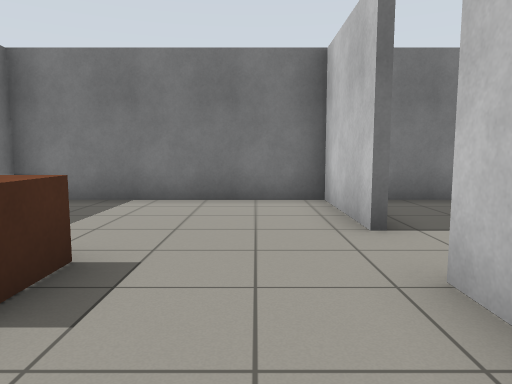
[1] (above)

16 first-person views from a walk through a robot-simulator world made for Gazebo. The camera is 0.94 m above the floor, tilts 6° down and sees 70° across. The floor is counted in squares, 1 m on a side. Each view is taken from the middle of a square. On the plan, view 1 faces up. The plan holds only what a view shows up to about 13 squares ahead; the rest is blank.

[2]
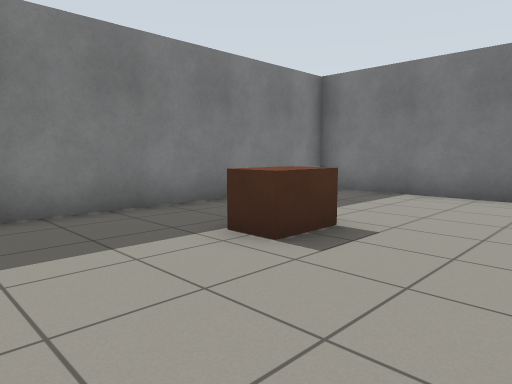

[3]
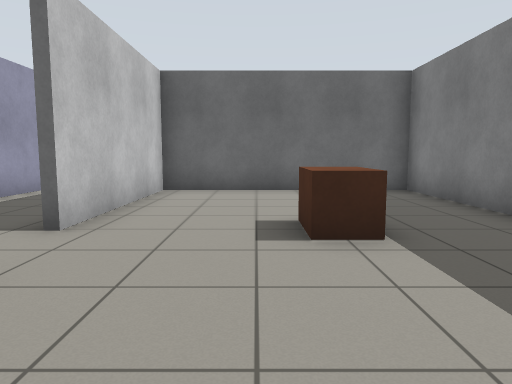

[4]
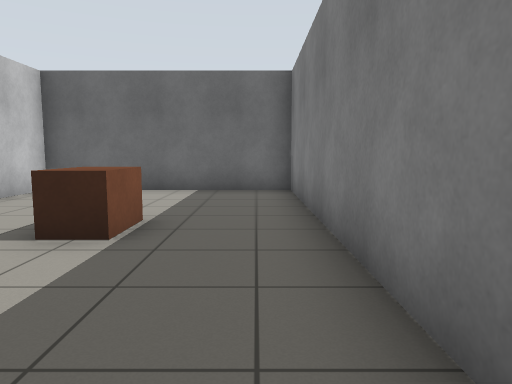

[5]
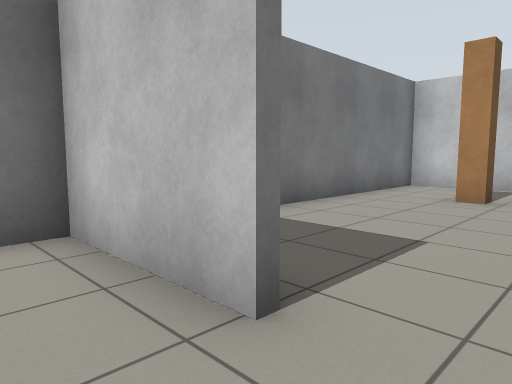

[6]
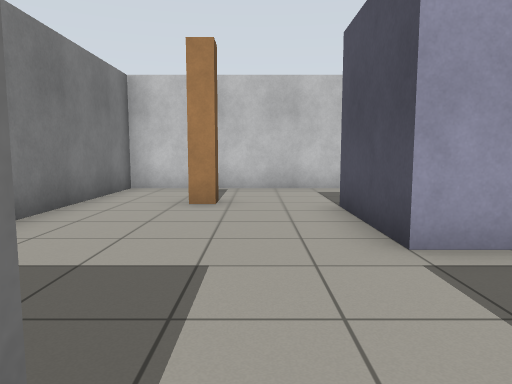

[7]
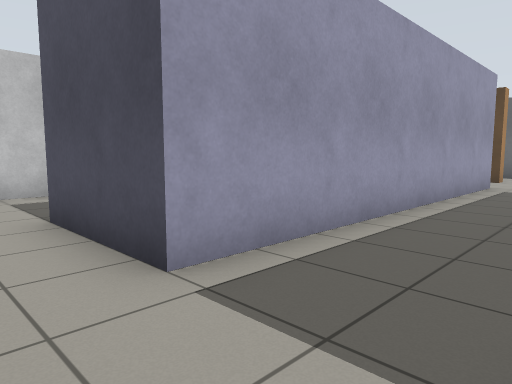

[8]
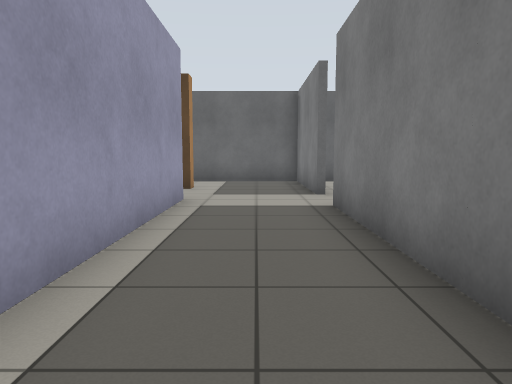

[9]
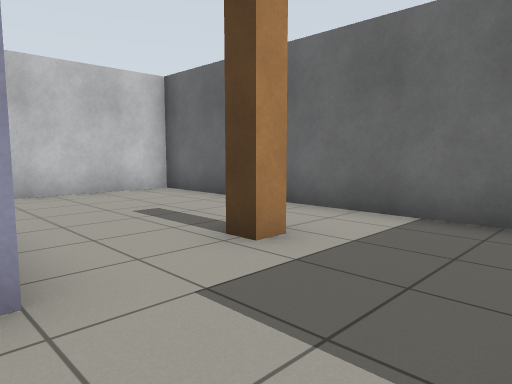

[10]
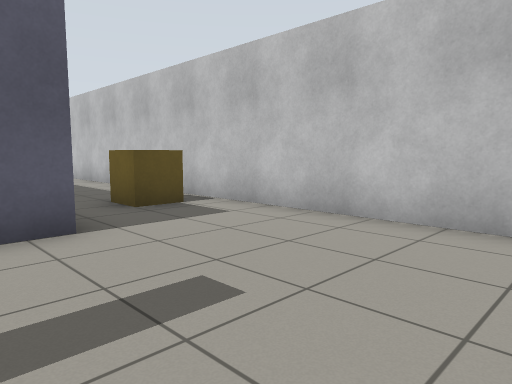

[11]
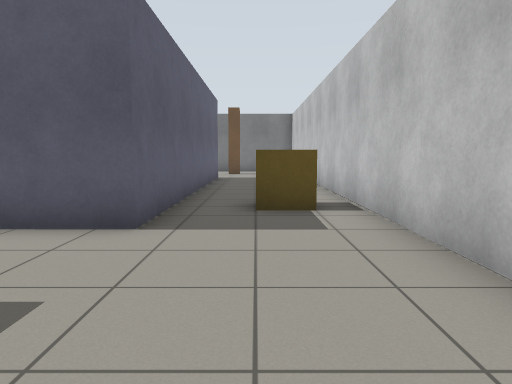

[12]
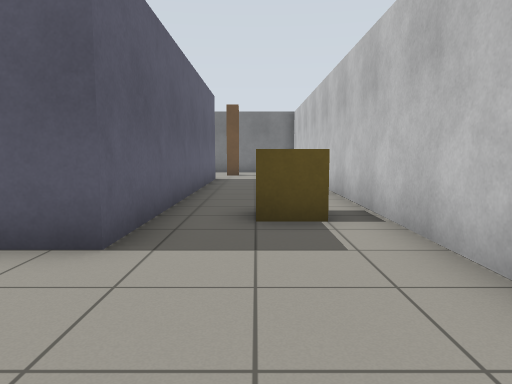

[13]
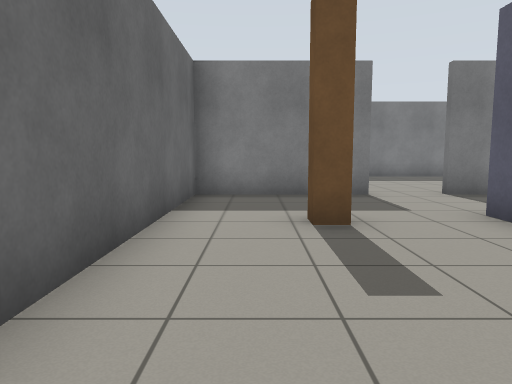

[14]
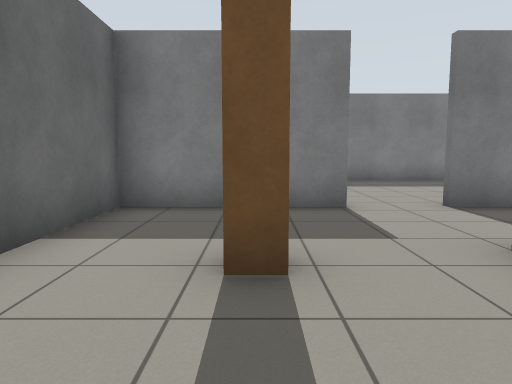

[15]
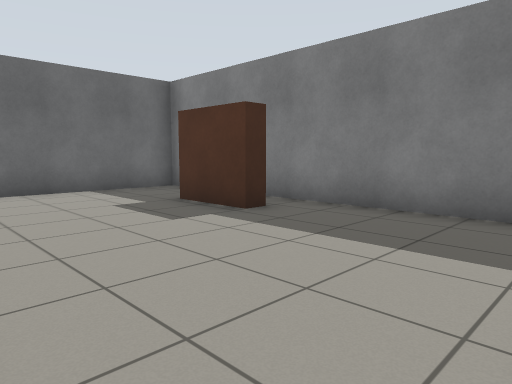

[16]
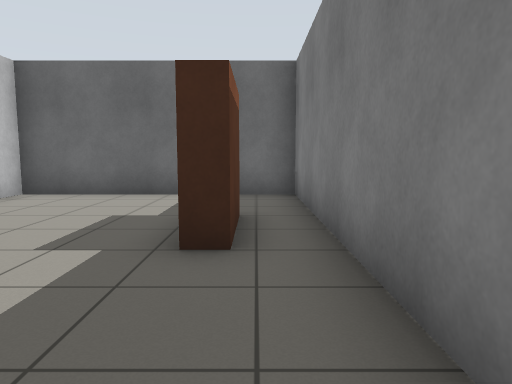

### Floor plan
Ten units are one square. View 1 is at (0, 0); x grows to the right and y downward. Boxes are objects, and circles mark ways between rooms. Rooms are numbered by the first view taken in them; rooms with no view inside come last. Other rooms are left out.
<svg viewBox="-54 -79 168 209">
<path fill="none" stroke="#000" d="M14 -44 14 -74 -49 -74 -49 24 14 24 14 -26M75 -20 75 75 45 75 45 -25 75 -25M16 19 16 66M16 84 16 125M20 124 109 124 109 -74 26 -74M-38 75 -33 75 -33 95M-49 32 -49 124 20 124M14 125 14 116"/>
<rect x="-25" y="-35" width="10" height="20" fill="#bbb"><title>brown box</title></rect>
<rect x="45" y="95" width="10" height="10" fill="#bbb"><title>pillar</title></rect>
<rect x="75" y="-55" width="10" height="10" fill="#bbb"><title>pillar</title></rect>
<rect x="85" y="45" width="20" height="20" fill="#bbb"><title>crate</title></rect>
<circle cx="20" cy="-35" r="3" fill="#2a7"/>
<circle cx="20" cy="75" r="3" fill="#2a7"/>
<text x="-20" y="-30">1</text>
<text x="80" y="20">2</text>
<text x="-10" y="70">3</text>
</svg>
Room 1 opens to room 2. Room 2 opens to room 3.

Where each view was taken, in squares from view 1:
view 1: 0 up, 0 right, facing up
view 2: 1 down, 1 right, facing up-left
view 3: 7 up, 1 left, facing down
view 4: 7 up, 4 left, facing down
view 5: 3 up, 0 right, facing up-right
view 6: 4 up, 1 right, facing right
view 7: 4 up, 2 right, facing down-right
view 8: 0 up, 3 right, facing down
view 9: 7 down, 2 right, facing down-right
view 10: 12 down, 6 right, facing up-right
view 11: 12 down, 9 right, facing up
view 12: 11 down, 9 right, facing up
view 13: 11 down, 10 right, facing left
view 14: 10 down, 8 right, facing left
view 15: 3 down, 1 right, facing down-left
view 16: 4 down, 4 left, facing down
